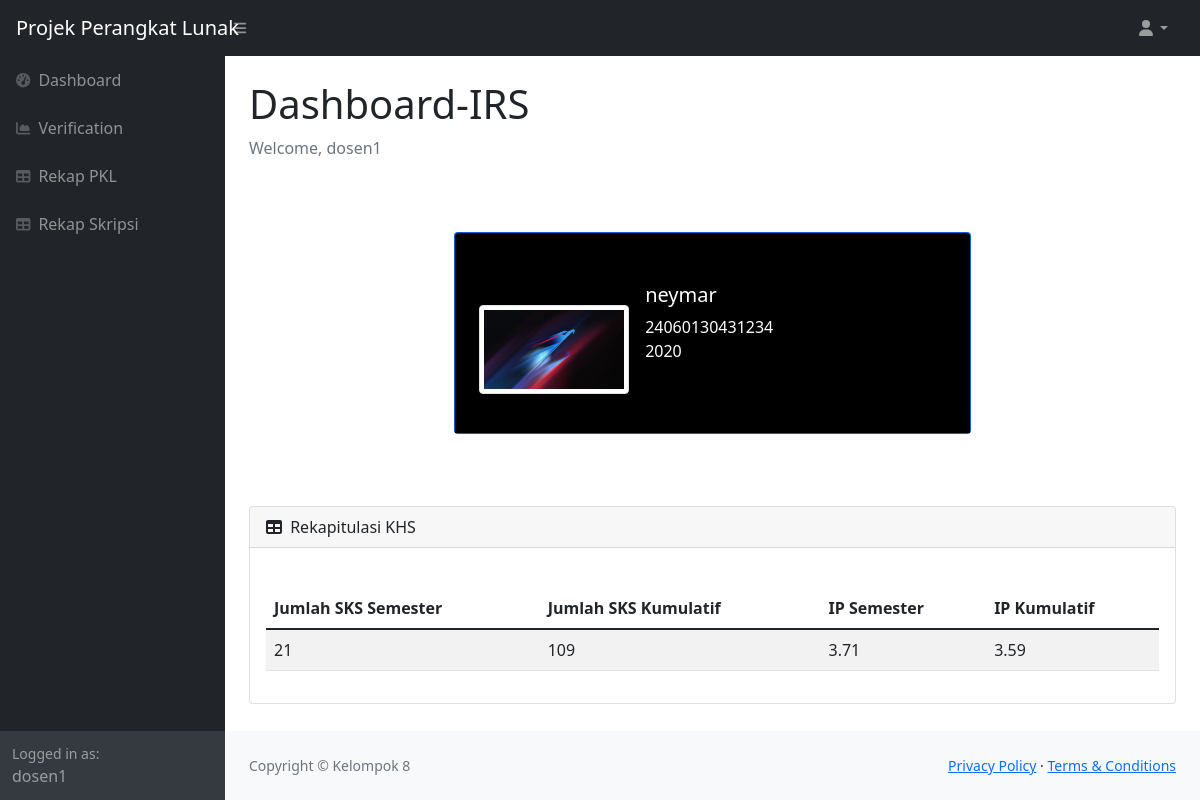
Screenshot of /dosen/khs_index2.php?semester=1&nim=24060130431234 (signed in) with the database file from the repository.
### tables this page shows
CREATE TABLE `users` (
  `user_id` int(6) NOT NULL,
  `username` varchar(50) NOT NULL,
  `email` varchar(50) NOT NULL,
  `password` varchar(50) NOT NULL,
  `level` varchar(20) NOT NULL
);

CREATE TABLE `mahasiswa` (
  `nim` varchar(14) NOT NULL,
  `nama` char(100) NOT NULL,
  `alamat` varchar(100) DEFAULT NULL,
  `kota` char(50) DEFAULT NULL,
  `provinsi` char(50) DEFAULT NULL,
  `angkatan` int(4) DEFAULT NULL,
  `jalur_masuk` char(30) DEFAULT NULL,
  `email` varchar(30) DEFAULT NULL,
  `no_handphone` varchar(13) DEFAULT NULL,
  `status` char(20) DEFAULT NULL,
  `dosen_wali` char(50) DEFAULT NULL,
  `id_pkl_fk` varchar(6) DEFAULT NULL,
  `id_skripsi_fk` varchar(6) DEFAULT NULL,
  `semester` int(100) NOT NULL,
  `id_provinsi_fk` int(10) DEFAULT NULL,
  `id_kota_fk` int(10) DEFAULT NULL,
  `id_user_fk` int(6) DEFAULT NULL
);

CREATE TABLE `khs` (
  `id_khs` varchar(6) NOT NULL,
  `semester_aktif` int(20) DEFAULT NULL,
  `jumlah_sks_semester` int(30) DEFAULT NULL,
  `jumlah_sks_kumulatif` int(150) DEFAULT NULL,
  `ip_semester` double DEFAULT NULL,
  `ip_kumulatif` double DEFAULT NULL,
  `nim_mahasiswa_fk` varchar(14) DEFAULT NULL,
  `dokumen` varchar(255) NOT NULL
);

### dosen/khs_index2.php (the view, shortened to what this page needs)
<!DOCTYPE html>
<html lang="en">
    <head>
        <link href="https://cdn.jsdelivr.net/npm/simple-datatables@latest/dist/style.css" rel="stylesheet" />
        <link href="../css/styles.css" rel="stylesheet" />
    </head>
    <?php
        require_once('./lib/db_login.php');
        $email=$_SESSION['email'];
        $query = "SELECT * FROM users
                    WHERE email='$email'";
        $sql_ppl= mysqli_query($db, $query) or die (mysqli_error($db));
        $data = mysqli_fetch_array ($sql_ppl);
        if (isset($_GET['nim'])){
            $nim = $_GET['nim'];
            $query2 = "SELECT * FROM mahasiswa
                        -- INNER JOIN irs ON (irs.nim_mahasiswa_fk = mahasiswa.nim)
                        WHERE nim='$nim'
                ";
            $sql_ppl2= mysqli_query($db, $query2) or die (mysqli_error($db));
            $data2 = mysqli_fetch_array ($sql_ppl2);
        }
     ?>
    <body class="sb-nav-fixed">
        <nav class="sb-topnav navbar navbar-expand navbar-dark bg-dark">
            <a class="navbar-brand ps-3" href="index.html">Projek Perangkat Lunak</a>
            <button class="btn btn-link btn-sm order-1 order-lg-0 me-4 me-lg-0" id="sidebarToggle" href="#!"><i class="fas fa-bars"></i></button>
            <ul class="navbar-nav ms-auto ms-md-0 me-3 me-lg-4">
                <li class="nav-item dropdown">
                    <a class="nav-link dropdown-toggle" id="navbarDropdown" href="#" role="button" data-bs-toggle="dropdown" aria-expanded="false"><i class="fas fa-user fa-fw"></i></a>
                </li>
            </ul>
        </nav>
        <div id="layoutSidenav">
            <div id="layoutSidenav_nav">
                <nav class="sb-sidenav accordion sb-sidenav-dark" id="sidenavAccordion">
                    <div class="sb-sidenav-menu">
                        <div class="nav">
                        <a class="nav-link" href="dosen_home.php">
                                <div class="sb-nav-link-icon"><i class="fas fa-tachometer-alt"></i></div>
                                Dashboard
                            </a>
                            <a class="nav-link" href="verification_dosen.php">
                                <div class="sb-nav-link-icon"><i class="fas fa-chart-area"></i></div>
                                Verification
                            </a>
                            <a class="nav-link" href="pkl_dosen.php">
                                <div class="sb-nav-link-icon"><i class="fas fa-table"></i></div>
                                Rekap PKL
                            </a>
                            <a class="nav-link" href="skripsi_dosen.php">
                                <div class="sb-nav-link-icon"><i class="fas fa-table"></i></div>
                                Rekap Skripsi
                            </a>
                        </div>
                    </div>
                    <div class="sb-sidenav-footer">
                        <div class="small">Logged in as:</div>
                        <?=$data['username']?>
                    </div>
                </nav>
            </div>
            <div id="layoutSidenav_content">
                <main>
                    <div class="container-fluid px-4">
                        <h1 class="mt-4">Dashboard-IRS</h1>
                        <ol class="breadcrumb mb-4">
                            <li class="breadcrumb-item active">Welcome, <?=$data['username']?></li>
                        </ol>
                        <div class="container py-5 h-100">
                            <div class="row d-flex justify-content-center align-items-center h-100">
                                <div class="col col-lg-9 col-xl-7">
                                    <div class="card bg-primary text-white mb-4">
                                            <div class="rounded-top text-white d-flex flex-row" style="background-color: #000; height:200px;">
                                                <div class="ms-4 mt-5 d-flex flex-column" style="width: 150px;">
                                                    <img src="../assets/img/avatar.jpg"
                                                        alt="Generic placeholder image" class="img-fluid img-thumbnail mt-4 mb-2"
                                                        style="width: 150px; z-index: 1">
                                                </div>
                                                <div class="ms-3" style="margin-top: 50px;">
                                                    <h5><?=$data2['nama']?></h5>
                                                    <p><?=$data2['nim']?> <br>
                                                        <?=$data2['angkatan']?>
                                                    </p>
                                                </div>
                                            </div>
                                        </div>
                                    </div>
                                </div>
                            </div>
                            <div class="card mb-4">
                            <div class="card-header">
                                <i class="fas fa-table me-1"></i>
                                Rekapitulasi KHS
                            </div>
                            <div class="card-body">
                            <br>
                            <table class="table table-striped" >
                                    <thead>
                                        <tr>
                                            <th>Jumlah SKS Semester</th>
                                            <th>Jumlah SKS Kumulatif</th>
                                            <th>IP Semester</th>
                                            <th>IP Kumulatif</th>
                                        </tr>
                                    </thead>
                                    <tbody>
                                    <?php
                                        $semester=$_GET['semester'];
                                        $dataNama = $data2['nama'];
                                        $query = "SELECT * FROM khs
                                                    INNER JOIN mahasiswa ON
                                                    (mahasiswa.nim = khs.nim_mahasiswa_fk)
                                                    WHERE mahasiswa.nama='$dataNama' AND
                                                    khs.semester_aktif='$semester'"
                                                    ;
                                        $sql_ppl= mysqli_query($db, $query) or die (mysqli_error($db));
                                        while($data = mysqli_fetch_array($sql_ppl)){ ?>
                                            <tr>
                                                <td><?=$data['jumlah_sks_semester']?></td>
                                                <td><?=$data['jumlah_sks_kumulatif']?></td>
                                                <td><?=$data['ip_semester']?></td>
                                                <td><?=$data['ip_kumulatif']?></td>
                                            </tr>
                                    <?php
                                    } ?>
                                    </tbody>
                                </table>
                            </div>
                        </div>
                    </div>
                </main>
                <footer class="py-4 bg-light mt-auto">
                    <div class="container-fluid px-4">
                        <div class="d-flex align-items-center justify-content-between small">
                            <div class="text-muted">Copyright &copy; Kelompok 8</div>
                            <div>
                                <a href="#">Privacy Policy</a>
                                &middot;
                                <a href="#">Terms &amp; Conditions</a>
                            </div>
                        </div>
                    </div>
                </footer>
            </div>
        </div>
    </body>
</html>

### rows the page displays
users: username "dosen1"
mahasiswa: nama "neymar", nim "24060130431234", angkatan "2020"
khs: jumlah_sks_semester "21", jumlah_sks_kumulatif "109", ip_semester "3.71", ip_kumulatif "3.59"
